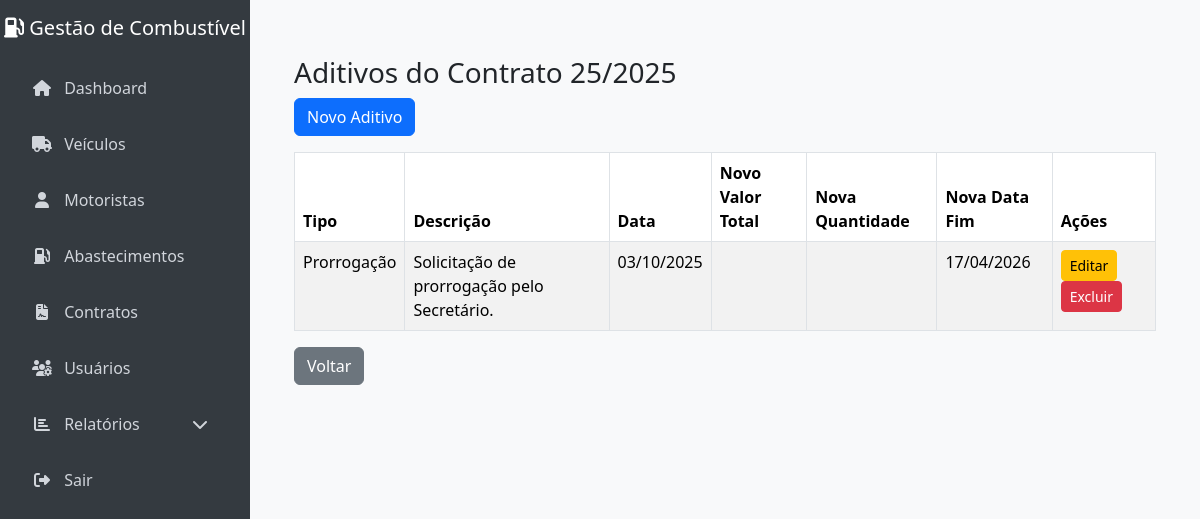
Screenshot of /contratos-combustivel/1/aditivos (signed in) with the database file from the repository.
### database.py (models this page shows, shortened)
class ContratoCombustivel(db.Model):
    __tablename__ = 'contrato_combustivel'
    id = db.Column(db.Integer, primary_key=True)
    numero_contrato = db.Column(db.String(50), nullable=False)
    ano_contrato = db.Column(db.Integer, nullable=False)
    data_inicio_contrato = db.Column(db.Date, nullable=False)
    data_fim_contrato = db.Column(db.Date, nullable=False)
    fornecedor = db.Column(db.String(100), nullable=False)
    observacoes = db.Column(db.Text, nullable=True)
    setor = db.Column(db.String(100), nullable=True)  # Setor/departamento do contrato
    ativo = db.Column(db.Boolean, default=True, nullable=False)
    data_criacao = db.Column(db.DateTime, default=datetime.utcnow, nullable=False)
    itens = db.relationship('ContratoCombustivelItem', back_populates='contrato', cascade='all, delete-orphan')

class AditivoContratoCombustivel(db.Model):
    __tablename__ = 'aditivo_contrato_combustivel'
    id = db.Column(db.Integer, primary_key=True)
    contrato_id = db.Column(db.Integer, db.ForeignKey('contrato_combustivel.id'), nullable=False)
    tipo_aditivo = db.Column(db.String(50), nullable=False)  # Ex: Prorrogação, Reajuste, Aumento, Outro
    descricao = db.Column(db.Text, nullable=True)
    data_aditivo = db.Column(db.Date, nullable=False, default=datetime.utcnow)
    novo_valor_total = db.Column(db.Float, nullable=True)
    nova_quantidade_total = db.Column(db.Float, nullable=True)
    nova_data_fim = db.Column(db.Date, nullable=True)
    contrato = db.relationship('ContratoCombustivel', backref='aditivos')

### app.py (the view)
@app.route("/contratos-combustivel/<int:contrato_id>/aditivos")
def listar_aditivos(contrato_id):
    if "usuario" not in session:
        return redirect(url_for("login"))
    contrato = ContratoCombustivel.query.get_or_404(contrato_id)
    aditivos = AditivoContratoCombustivel.query.filter_by(contrato_id=contrato_id).order_by(AditivoContratoCombustivel.data_aditivo.desc()).all()
    return render_template("aditivos_contrato.html", contrato=contrato, aditivos=aditivos)

### templates/aditivos_contrato.html
{% extends 'base.html' %}
{% block content %}
<div class="container mt-4">
  <h3>Aditivos do Contrato {{ contrato.numero_contrato }}/{{ contrato.ano_contrato }}</h3>
  <a href="{{ url_for('novo_aditivo', contrato_id=contrato.id) }}" class="btn btn-primary mb-3">Novo Aditivo</a>
  <table class="table table-bordered table-striped">
    <thead>
      <tr>
        <th>Tipo</th>
        <th>Descrição</th>
        <th>Data</th>
        <th>Novo Valor Total</th>
        <th>Nova Quantidade</th>
        <th>Nova Data Fim</th>
        <th>Ações</th>
      </tr>
    </thead>
    <tbody>
      {% for aditivo in aditivos %}
      <tr>
        <td>{{ aditivo.tipo_aditivo }}</td>
        <td>{{ aditivo.descricao }}</td>
        <td>{{ aditivo.data_aditivo.strftime('%d/%m/%Y') if aditivo.data_aditivo else '' }}</td>
        <td>{{ aditivo.novo_valor_total or '' }}</td>
        <td>{{ aditivo.nova_quantidade_total or '' }}</td>
        <td>{{ aditivo.nova_data_fim.strftime('%d/%m/%Y') if aditivo.nova_data_fim else '' }}</td>
        <td>
          <a href="{{ url_for('editar_aditivo', contrato_id=contrato.id, aditivo_id=aditivo.id) }}" class="btn btn-sm btn-warning">Editar</a>
          <form method="post" action="{{ url_for('excluir_aditivo', contrato_id=contrato.id, aditivo_id=aditivo.id) }}" style="display:inline;">
            <button type="submit" class="btn btn-sm btn-danger" onclick="return confirm('Excluir este aditivo?')">Excluir</button>
          </form>
        </td>
      </tr>
      {% else %}
      <tr><td colspan="7" class="text-center">Nenhum aditivo cadastrado.</td></tr>
      {% endfor %}
    </tbody>
  </table>
  <a href="{{ url_for('contratos_combustivel') }}" class="btn btn-secondary">Voltar</a>
</div>
{% endblock %}

### templates/base.html (style rules this page uses)
body { background-color: #f8f9fa; }

### rows the page displays
ContratoCombustivel: numero_contrato "25", ano_contrato "2025"
AditivoContratoCombustivel: tipo_aditivo "Prorrogação", descricao "Solicitação de prorrogação pelo Secretário.", data_aditivo "03/10/2025", nova_data_fim "17/04/2026"
